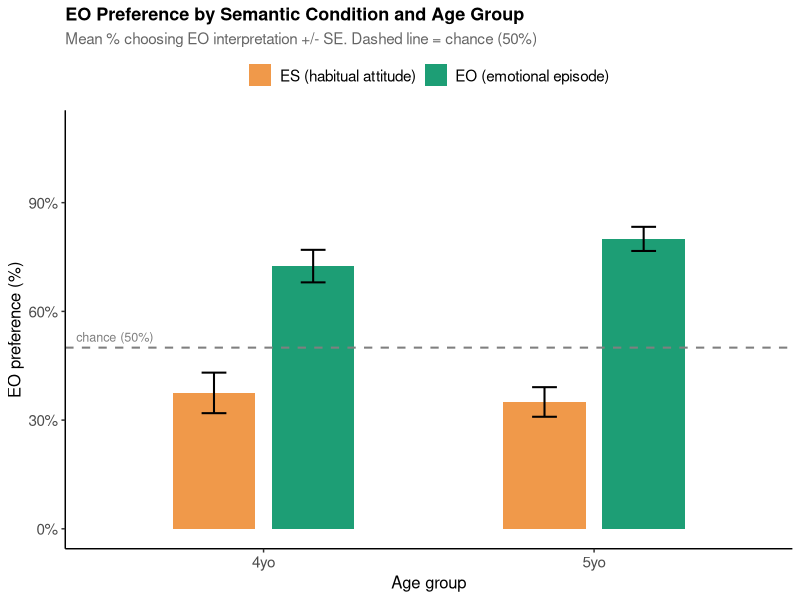
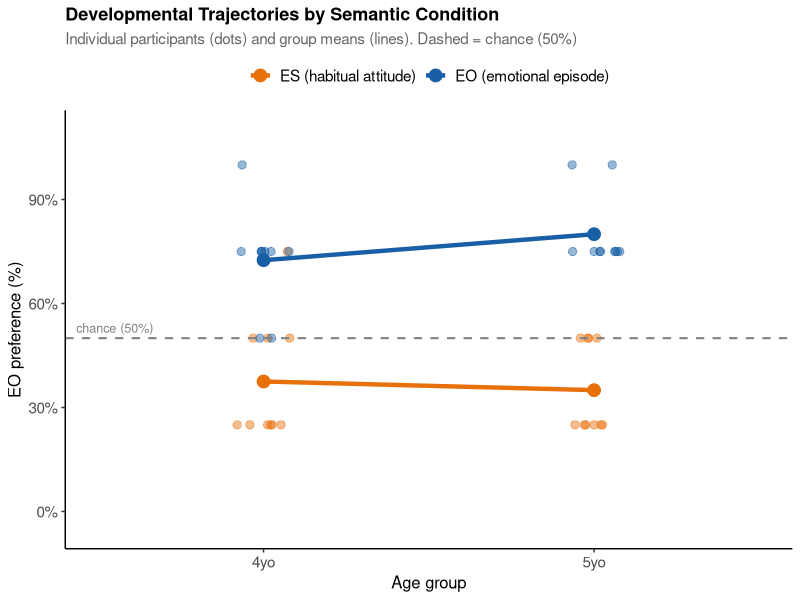
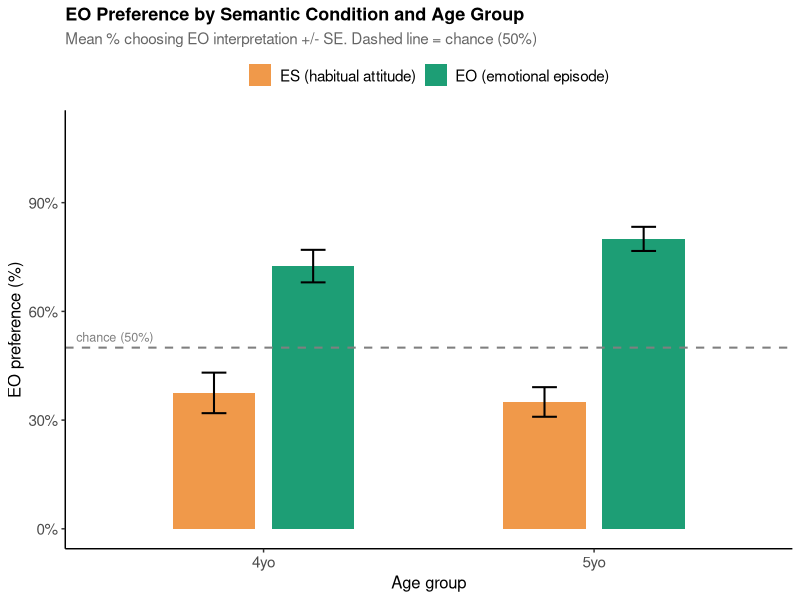
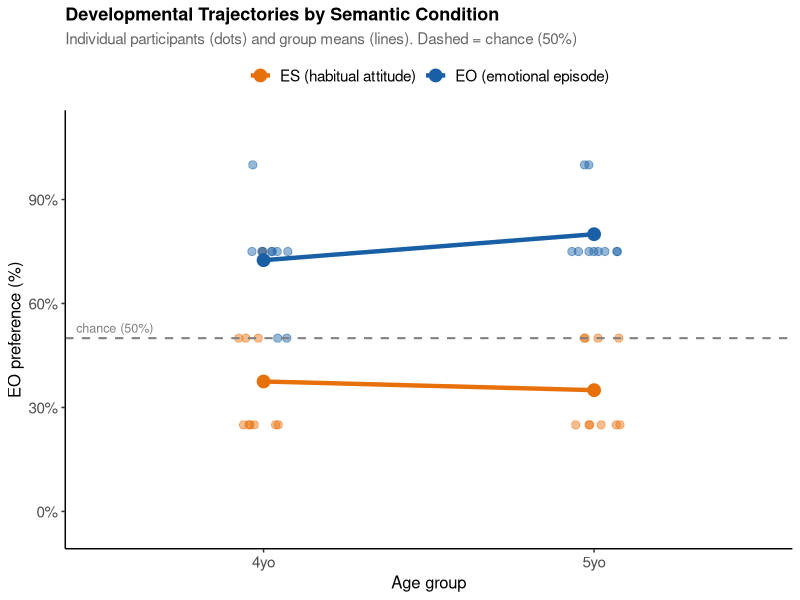

Source code (R) for these figures, in order:
# =============================================================================
# Psych Verbs Children Study — Full Analysis & Plots
# Dataset: psych_verbs_children_final.csv
# Outcome: eo_preference (1 = chose EO response, 0 = chose ES response)
# Fixed effects: condition (EO vs ES) + age_group (4yo vs 5yo) + interaction
# Random effects: (1 | participant_id) + (1 | item_id)
# Reference: ES condition, 4-year-olds
# =============================================================================


# -----------------------------------------------------------------------------
# 1. Install packages (only needed once — comment out after first run)
# -----------------------------------------------------------------------------

# install.packages(c("lme4", "lmerTest", "sandwich", "lmtest", "tidyverse"))


# -----------------------------------------------------------------------------
# 2. Load packages
# -----------------------------------------------------------------------------

library(lme4)       # mixed models
library(lmerTest)   # p-values for lmer
library(sandwich)   # robust SEs
library(lmtest)     # coeftest
library(tidyverse)  # data wrangling + ggplot2


# -----------------------------------------------------------------------------
# 3. Load & prepare data
#    !! Change the path below to the folder where your CSV is saved !!
# -----------------------------------------------------------------------------

setwd("/Users/macbookair/Library/CloudStorage/OneDrive-Personal/MY THESIS/MY NEW THESIS/results")

df <- read.csv("psych_verbs_children.csv")

# Set reference levels: ES condition, 4yo
df$condition     <- factor(df$condition,  levels = c("ES", "EO"))
df$age_group     <- factor(df$age_group,  levels = c("4yo", "5yo"))
df$eo_preference <- as.integer(df$eo_preference)

# Quick check
cat("\n--- Data structure ---\n")
str(df)
cat("\n--- Participants per condition x age ---\n")
print(table(df$condition, df$age_group))


# -----------------------------------------------------------------------------
# 4. Descriptive statistics
# -----------------------------------------------------------------------------

# Per-participant preference rate
pp <- df %>%
  group_by(participant_id, age_group, condition) %>%
  summarise(pref_rate = mean(eo_preference) * 100, .groups = "drop")

# Group means and SEs
group_stats <- pp %>%
  group_by(age_group, condition) %>%
  summarise(
    pref_mean = mean(pref_rate),
    pref_se   = sd(pref_rate) / sqrt(n()),
    n         = n(),
    .groups   = "drop"
  )

cat("\n--- Descriptive statistics ---\n")
print(group_stats)


# -----------------------------------------------------------------------------
# 5. GLMM — logistic with crossed random intercepts (lme4)
#    If you get a "singular fit" warning, skip to Step 6.
# -----------------------------------------------------------------------------

cat("\n--- GLMM with crossed random intercepts ---\n")
m_glmm <- glmer(
  eo_preference ~ condition * age_group + (1 | participant_id) + (1 | item_id),
  data    = df,
  family  = binomial(link = "logit"),
  control = glmerControl(optimizer = "bobyqa")
)
summary(m_glmm)


# -----------------------------------------------------------------------------
# 6. Fallback: logistic regression + cluster-robust SEs
#    Use this if Step 5 gives a "singular fit" warning (random variance = 0)
# -----------------------------------------------------------------------------

m_glm <- glm(
  eo_preference ~ condition * age_group,
  data   = df,
  family = binomial(link = "logit")
)

cat("\n--- Logistic regression with cluster-robust SEs (Wald z) ---\n")
coeftest(m_glm, vcov = vcovCL(m_glm, cluster = ~participant_id))


# -----------------------------------------------------------------------------
# 7. Odds ratios with 95% CIs
# -----------------------------------------------------------------------------

get_OR_table <- function(model, cluster_var) {
  robust    <- coeftest(model, vcov = vcovCL(model, cluster = cluster_var))
  se_robust <- robust[, "Std. Error"]
  cbind(
    beta   = coef(model),
    SE     = se_robust,
    Wald_z = robust[, "z value"],
    p      = robust[, "Pr(>|z|)"],
    OR     = exp(coef(model)),
    CI_lo  = exp(coef(model) - 1.96 * se_robust),
    CI_hi  = exp(coef(model) + 1.96 * se_robust)
  )
}

cat("\n--- Odds ratios with 95% CIs ---\n")
print(round(get_OR_table(m_glm, ~df$participant_id), 3))


# =============================================================================
# 8. PLOTS
# =============================================================================

# Shared plot theme
plot_theme <- theme_classic() +
  theme(
    axis.title      = element_text(size = 12),
    axis.text       = element_text(size = 11),
    legend.title    = element_blank(),
    legend.text     = element_text(size = 11),
    legend.position = "top",
    plot.title      = element_text(size = 13, face = "bold"),
    plot.subtitle   = element_text(size = 11, color = "gray40")
  )


# -----------------------------------------------------------------------------
# Plot 1: EO Preference by Condition and Age Group
# -----------------------------------------------------------------------------

p1 <- ggplot(group_stats, aes(x = age_group, y = pref_mean, fill = condition)) +
  geom_bar(
    stat     = "identity",
    position = position_dodge(width = 0.6),
    width    = 0.5,
    color    = NA
  ) +
  geom_errorbar(
    aes(ymin = pref_mean - pref_se, ymax = pref_mean + pref_se),
    position  = position_dodge(width = 0.6),
    width     = 0.15,
    linewidth = 0.7
  ) +
  geom_hline(
    yintercept = 50,
    linetype   = "dashed",
    color      = "gray50",
    linewidth  = 0.7
  ) +
  annotate(
    "text",
    x     = 0.55,
    y     = 53,
    label = "chance (50%)",
    size  = 3.2,
    color = "gray50"
  ) +
  scale_fill_manual(
    values = c("EO" = "#1D9E75", "ES" = "#F0994A"),
    labels = c("ES (habitual attitude)", "EO (emotional episode)")
  ) +
  scale_y_continuous(
    limits = c(0, 110),
    labels = function(x) paste0(x, "%")
  ) +
  labs(
    title    = "EO Preference by Semantic Condition and Age Group",
    subtitle = "Mean % choosing EO interpretation +/- SE. Dashed line = chance (50%)",
    x        = "Age group",
    y        = "EO preference (%)"
  ) +
  plot_theme

print(p1)


# -----------------------------------------------------------------------------
# Plot 2: Developmental Trajectories by Condition
# -----------------------------------------------------------------------------

traj_means <- group_stats %>%
  select(age_group, condition, pref_mean)

p2 <- ggplot() +
  # Individual participant dots (jittered slightly)
  geom_jitter(
    data   = pp,
    aes(x = age_group, y = pref_rate, color = condition),
    width  = 0.08,
    height = 0,
    alpha  = 0.45,
    size   = 2.5
  ) +
  # Group mean lines
  geom_line(
    data      = traj_means,
    aes(x = age_group, y = pref_mean, color = condition, group = condition),
    linewidth = 1.5
  ) +
  # Group mean points
  geom_point(
    data = traj_means,
    aes(x = age_group, y = pref_mean, color = condition),
    size = 4
  ) +
  geom_hline(
    yintercept = 50,
    linetype   = "dashed",
    color      = "gray50",
    linewidth  = 0.7
  ) +
  annotate(
    "text",
    x     = 0.55,
    y     = 53,
    label = "chance (50%)",
    size  = 3.2,
    color = "gray50"
  ) +
  scale_color_manual(
    values = c("EO" = "#185FA5", "ES" = "#E8700A"),
    labels = c("ES (habitual attitude)", "EO (emotional episode)")
  ) +
  scale_y_continuous(
    limits = c(-5, 110),
    labels = function(x) paste0(x, "%")
  ) +
  labs(
    title    = "Developmental Trajectories by Semantic Condition",
    subtitle = "Individual participants (dots) and group means (lines). Dashed = chance (50%)",
    x        = "Age group",
    y        = "EO preference (%)"
  ) +
  plot_theme

print(p2)


# -----------------------------------------------------------------------------
# 9. Save plots
# -----------------------------------------------------------------------------

ggsave("plot1_preference_by_condition_age.png",
       plot = p1, width = 6, height = 5, dpi = 300)

ggsave("plot2_developmental_trajectories.png",
       plot = p2, width = 6, height = 5, dpi = 300)

cat("\nAll done! Plots saved to your results folder.\n")
